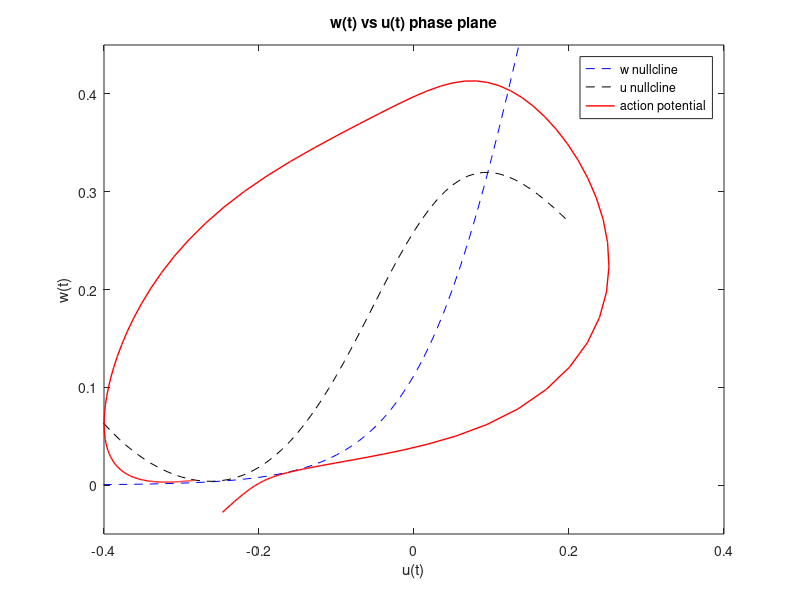
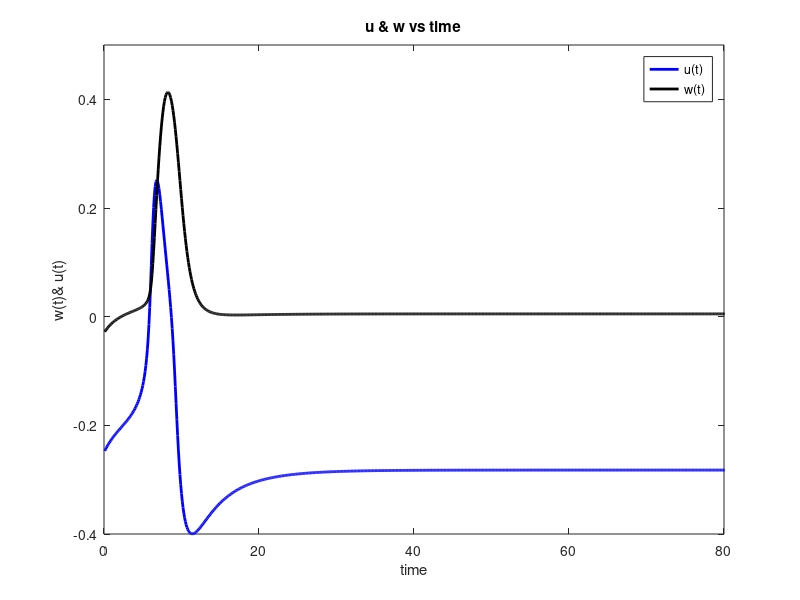

The MATLAB source for these figures, in order:
% Morris Lecar model
% simple model of excitable media that exhibits true threshold behavior
% Single cell

I = 0.08;
g_Ca = 1.0;
E_Ca = 1.0;
g_k = 2.0;
E_K = -0.7;
g_L = 0.5;
E_L = -0.5;

v1 = -0.01;
v2 = 0.15;
v3 = 0.1;
v4 = 0.145;
a = 3.0;

tmax = 200; %s
dt = 0.001;
durn = round(1/dt);
tnmax = round(tmax/dt);

resultt = [];
resultu = [];
resultw = [];
resulttau = [];

resultdw = [];
resultdu = [];
u = -0.25;
w = -0.03;

for tn = 1:tnmax
    
    m_ss = 0.5*(1+tanh((u-v1)/v2));
    w_ss = 0.5*(1+tanh((u-v3)/v4));
    tau_w = a*1./cosh((u-v3)/(2*v4));
    
    dw_dt = 1/tau_w*(w_ss - w);
    w = w + dw_dt*dt;
    
    du_dt = I-g_Ca*m_ss*(u-E_Ca) - g_k*w*(u-E_K) - g_L*(u-E_L);
    u = u + du_dt * dt;
    
    if (mod(tn,100) == 0)
        resultt = [resultt tn*dt];
        resultu = [resultu u];
        resultw = [resultw w];
%         resultdw = [resultdw dw_dt];
%         resultdu = [resultdu du_dt];
    end   
end

u_t = -1 : 0.01: 0.2;
w_ssnull = 0.5*(1+tanh((u_t-v2)/v4));
m_ssnull = 0.5*(1+tanh((u_t-v1)/v2));
u_ssnull = (I - g_Ca*m_ssnull.*(u_t-E_Ca) - g_L*(u_t-E_L))./(g_k*(u_t-E_K));


figure(1);
grid on;
plot(u_t,w_ssnull,'b--')
hold on;
plot(u_t,u_ssnull,'k--')
% legend('w nullcline','u nullcline','action potential')
axis([-0.4 0.4 -0.05 0.45]);
plot(resultu,resultw, 'r','linewidth',1)
legend('w nullcline','u nullcline','action potential')
xlabel('u(t)');
ylabel('w(t)');
title('w(t) vs u(t) phase plane');
hold off;

figure(2);
plot(resultt,resultu,'b','linewidth',2)
xlabel('time');
ylabel('u(t)');

hold on;
plot(resultt,resultw,'k','linewidth',2)
xlabel('time');
ylabel('w(t)& u(t)');
legend('u(t)','w(t)','Location','Northeast');
title('u & w vs time');
axis([0 80 -0.4 0.5]);
hold off



    
    